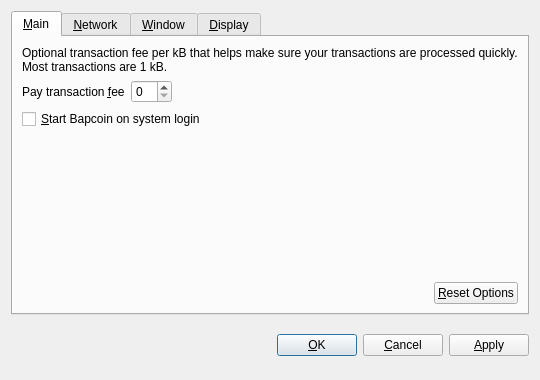
<?xml version="1.0" encoding="UTF-8"?>
<ui version="4.0">
 <class>OptionsDialog</class>
 <widget class="QDialog" name="OptionsDialog">
  <property name="geometry">
   <rect>
    <x>0</x>
    <y>0</y>
    <width>540</width>
    <height>380</height>
   </rect>
  </property>
  <property name="windowTitle">
   <string>Options</string>
  </property>
  <property name="modal">
   <bool>true</bool>
  </property>
  <layout class="QVBoxLayout" name="verticalLayout">
   <item>
    <widget class="QTabWidget" name="tabWidget">
     <property name="tabPosition">
      <enum>QTabWidget::North</enum>
     </property>
     <property name="currentIndex">
      <number>0</number>
     </property>
     <widget class="QWidget" name="tabMain">
      <attribute name="title">
       <string>&amp;Main</string>
      </attribute>
      <layout class="QVBoxLayout" name="verticalLayout_Main">
       <item>
        <widget class="QLabel" name="transactionFeeInfoLabel">
         <property name="text">
          <string>Optional transaction fee per kB that helps make sure your transactions are processed quickly. Most transactions are 1 kB.</string>
         </property>
         <property name="textFormat">
          <enum>Qt::PlainText</enum>
         </property>
         <property name="wordWrap">
          <bool>true</bool>
         </property>
        </widget>
       </item>
       <item>
        <layout class="QHBoxLayout" name="horizontalLayout_1_Main">
         <item>
          <widget class="QLabel" name="transactionFeeLabel">
           <property name="text">
            <string>Pay transaction &amp;fee</string>
           </property>
           <property name="textFormat">
            <enum>Qt::PlainText</enum>
           </property>
           <property name="buddy">
            <cstring>transactionFee</cstring>
           </property>
          </widget>
         </item>
         <item>
          <widget class="BitcoinAmountField" name="transactionFee"/>
         </item>
         <item>
          <spacer name="horizontalSpacer_1_Main">
           <property name="orientation">
            <enum>Qt::Horizontal</enum>
           </property>
           <property name="sizeHint" stdset="0">
            <size>
             <width>40</width>
             <height>20</height>
            </size>
           </property>
          </spacer>
         </item>
        </layout>
       </item>
       <item>
        <widget class="QCheckBox" name="bitcoinAtStartup">
         <property name="toolTip">
          <string>Automatically start Bapcoin after logging in to the system.</string>
         </property>
         <property name="text">
          <string>&amp;Start Bapcoin on system login</string>
         </property>
        </widget>
       </item>
       <item>
        <spacer name="verticalSpacer_Main">
         <property name="orientation">
          <enum>Qt::Vertical</enum>
         </property>
         <property name="sizeHint" stdset="0">
          <size>
           <width>20</width>
           <height>40</height>
          </size>
         </property>
        </spacer>
       </item>
       <item>
        <layout class="QHBoxLayout" name="horizontalLayout_2_Main">
         <item>
          <spacer name="horizontalSpacer_2_Main">
           <property name="orientation">
            <enum>Qt::Horizontal</enum>
           </property>
           <property name="sizeHint" stdset="0">
            <size>
             <width>40</width>
             <height>20</height>
            </size>
           </property>
          </spacer>
         </item>
         <item>
          <widget class="QPushButton" name="resetButton">
           <property name="toolTip">
            <string>Reset all client options to default.</string>
           </property>
           <property name="text">
            <string>&amp;Reset Options</string>
           </property>
           <property name="autoDefault">
            <bool>false</bool>
           </property>
          </widget>
         </item>
        </layout>
       </item>
      </layout>
     </widget>
     <widget class="QWidget" name="tabNetwork">
      <attribute name="title">
       <string>&amp;Network</string>
      </attribute>
      <layout class="QVBoxLayout" name="verticalLayout_Network">
       <item>
        <widget class="QCheckBox" name="mapPortUpnp">
         <property name="toolTip">
          <string>Automatically open the Bapcoin client port on the router. This only works when your router supports UPnP and it is enabled.</string>
         </property>
         <property name="text">
          <string>Map port using &amp;UPnP</string>
         </property>
        </widget>
       </item>
       <item>
        <widget class="QCheckBox" name="connectSocks">
         <property name="toolTip">
          <string>Connect to the Bapcoin network through a SOCKS proxy (e.g. when connecting through Tor).</string>
         </property>
         <property name="text">
          <string>&amp;Connect through SOCKS proxy:</string>
         </property>
        </widget>
       </item>
       <item>
        <layout class="QHBoxLayout" name="horizontalLayout_Network">
         <item>
          <widget class="QLabel" name="proxyIpLabel">
           <property name="text">
            <string>Proxy &amp;IP:</string>
           </property>
           <property name="textFormat">
            <enum>Qt::PlainText</enum>
           </property>
           <property name="buddy">
            <cstring>proxyIp</cstring>
           </property>
          </widget>
         </item>
         <item>
          <widget class="QValidatedLineEdit" name="proxyIp">
           <property name="maximumSize">
            <size>
             <width>140</width>
             <height>16777215</height>
            </size>
           </property>
           <property name="toolTip">
            <string>IP address of the proxy (e.g. 127.0.0.1)</string>
           </property>
          </widget>
         </item>
         <item>
          <widget class="QLabel" name="proxyPortLabel">
           <property name="text">
            <string>&amp;Port:</string>
           </property>
           <property name="textFormat">
            <enum>Qt::PlainText</enum>
           </property>
           <property name="buddy">
            <cstring>proxyPort</cstring>
           </property>
          </widget>
         </item>
         <item>
          <widget class="QLineEdit" name="proxyPort">
           <property name="maximumSize">
            <size>
             <width>55</width>
             <height>16777215</height>
            </size>
           </property>
           <property name="toolTip">
            <string>Port of the proxy (e.g. 9050)</string>
           </property>
          </widget>
         </item>
         <item>
          <widget class="QLabel" name="socksVersionLabel">
           <property name="text">
            <string>SOCKS &amp;Version:</string>
           </property>
           <property name="textFormat">
            <enum>Qt::PlainText</enum>
           </property>
           <property name="buddy">
            <cstring>socksVersion</cstring>
           </property>
          </widget>
         </item>
         <item>
          <widget class="QValueComboBox" name="socksVersion">
           <property name="toolTip">
            <string>SOCKS version of the proxy (e.g. 5)</string>
           </property>
          </widget>
         </item>
         <item>
          <spacer name="horizontalSpacer_Network">
           <property name="orientation">
            <enum>Qt::Horizontal</enum>
           </property>
           <property name="sizeHint" stdset="0">
            <size>
             <width>40</width>
             <height>20</height>
            </size>
           </property>
          </spacer>
         </item>
        </layout>
       </item>
       <item>
        <spacer name="verticalSpacer_Network">
         <property name="orientation">
          <enum>Qt::Vertical</enum>
         </property>
         <property name="sizeHint" stdset="0">
          <size>
           <width>20</width>
           <height>40</height>
          </size>
         </property>
        </spacer>
       </item>
      </layout>
     </widget>
     <widget class="QWidget" name="tabWindow">
      <attribute name="title">
       <string>&amp;Window</string>
      </attribute>
      <layout class="QVBoxLayout" name="verticalLayout_Window">
       <item>
        <widget class="QCheckBox" name="minimizeToTray">
         <property name="toolTip">
          <string>Show only a tray icon after minimizing the window.</string>
         </property>
         <property name="text">
          <string>&amp;Minimize to the tray instead of the taskbar</string>
         </property>
        </widget>
       </item>
       <item>
        <widget class="QCheckBox" name="minimizeOnClose">
         <property name="toolTip">
          <string>Minimize instead of exit the application when the window is closed. When this option is enabled, the application will be closed only after selecting Quit in the menu.</string>
         </property>
         <property name="text">
          <string>M&amp;inimize on close</string>
         </property>
        </widget>
       </item>
       <item>
        <spacer name="verticalSpacer_Window">
         <property name="orientation">
          <enum>Qt::Vertical</enum>
         </property>
         <property name="sizeHint" stdset="0">
          <size>
           <width>20</width>
           <height>40</height>
          </size>
         </property>
        </spacer>
       </item>
      </layout>
     </widget>
     <widget class="QWidget" name="tabDisplay">
      <attribute name="title">
       <string>&amp;Display</string>
      </attribute>
      <layout class="QVBoxLayout" name="verticalLayout_Display">
       <item>
        <layout class="QHBoxLayout" name="horizontalLayout_1_Display">
         <item>
          <widget class="QLabel" name="langLabel">
           <property name="text">
            <string>User Interface &amp;language:</string>
           </property>
           <property name="textFormat">
            <enum>Qt::PlainText</enum>
           </property>
           <property name="buddy">
            <cstring>lang</cstring>
           </property>
          </widget>
         </item>
         <item>
          <widget class="QValueComboBox" name="lang">
           <property name="toolTip">
            <string>The user interface language can be set here. This setting will take effect after restarting Bapcoin.</string>
           </property>
          </widget>
         </item>
        </layout>
       </item>
       <item>
        <layout class="QHBoxLayout" name="horizontalLayout_2_Display">
         <item>
          <widget class="QLabel" name="unitLabel">
           <property name="text">
            <string>&amp;Unit to show amounts in:</string>
           </property>
           <property name="textFormat">
            <enum>Qt::PlainText</enum>
           </property>
           <property name="buddy">
            <cstring>unit</cstring>
           </property>
          </widget>
         </item>
         <item>
          <widget class="QValueComboBox" name="unit">
           <property name="toolTip">
            <string>Choose the default subdivision unit to show in the interface and when sending coins.</string>
           </property>
          </widget>
         </item>
        </layout>
       </item>
       <item>
        <widget class="QCheckBox" name="displayAddresses">
         <property name="toolTip">
          <string>Whether to show Bapcoin addresses in the transaction list or not.</string>
         </property>
         <property name="text">
          <string>&amp;Display addresses in transaction list</string>
         </property>
        </widget>
       </item>
       <item>
        <spacer name="verticalSpacer_Display">
         <property name="orientation">
          <enum>Qt::Vertical</enum>
         </property>
         <property name="sizeHint" stdset="0">
          <size>
           <width>20</width>
           <height>40</height>
          </size>
         </property>
        </spacer>
       </item>
      </layout>
     </widget>
    </widget>
   </item>
   <item>
    <layout class="QHBoxLayout" name="horizontalLayout_Buttons">
     <item>
      <spacer name="horizontalSpacer_1">
       <property name="orientation">
        <enum>Qt::Horizontal</enum>
       </property>
       <property name="sizeHint" stdset="0">
        <size>
         <width>40</width>
         <height>48</height>
        </size>
       </property>
      </spacer>
     </item>
     <item>
      <widget class="QLabel" name="statusLabel">
       <property name="font">
        <font>
         <weight>75</weight>
         <bold>true</bold>
        </font>
       </property>
       <property name="text">
        <string/>
       </property>
       <property name="textFormat">
        <enum>Qt::PlainText</enum>
       </property>
       <property name="wordWrap">
        <bool>true</bool>
       </property>
      </widget>
     </item>
     <item>
      <spacer name="horizontalSpacer_2">
       <property name="orientation">
        <enum>Qt::Horizontal</enum>
       </property>
       <property name="sizeHint" stdset="0">
        <size>
         <width>40</width>
         <height>48</height>
        </size>
       </property>
      </spacer>
     </item>
     <item>
      <widget class="QPushButton" name="okButton">
       <property name="text">
        <string>&amp;OK</string>
       </property>
      </widget>
     </item>
     <item>
      <widget class="QPushButton" name="cancelButton">
       <property name="text">
        <string>&amp;Cancel</string>
       </property>
       <property name="autoDefault">
        <bool>false</bool>
       </property>
      </widget>
     </item>
     <item>
      <widget class="QPushButton" name="applyButton">
       <property name="text">
        <string>&amp;Apply</string>
       </property>
       <property name="autoDefault">
        <bool>false</bool>
       </property>
      </widget>
     </item>
    </layout>
   </item>
  </layout>
 </widget>
 <customwidgets>
  <customwidget>
   <class>BitcoinAmountField</class>
   <extends>QSpinBox</extends>
   <header>bitcoinamountfield.h</header>
  </customwidget>
  <customwidget>
   <class>QValueComboBox</class>
   <extends>QComboBox</extends>
   <header>qvaluecombobox.h</header>
  </customwidget>
  <customwidget>
   <class>QValidatedLineEdit</class>
   <extends>QLineEdit</extends>
   <header>qvalidatedlineedit.h</header>
  </customwidget>
 </customwidgets>
 <resources/>
 <connections/>
</ui>
